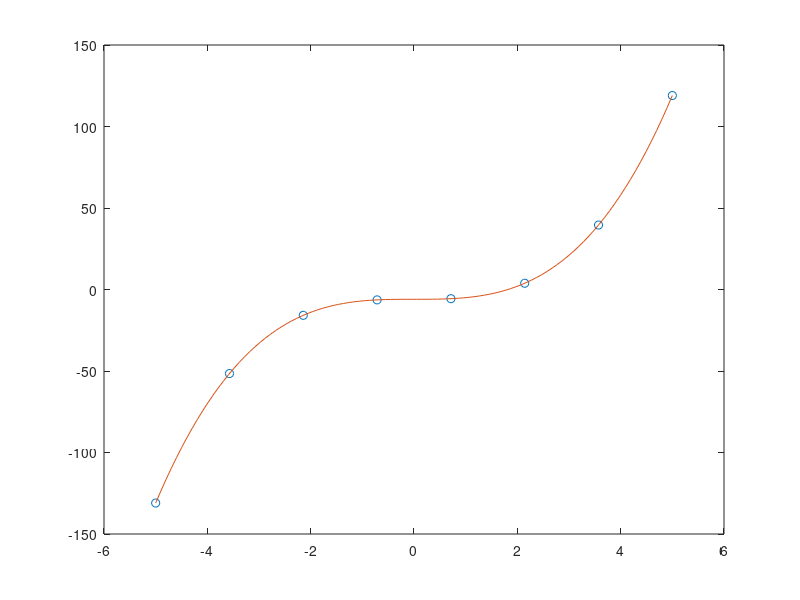
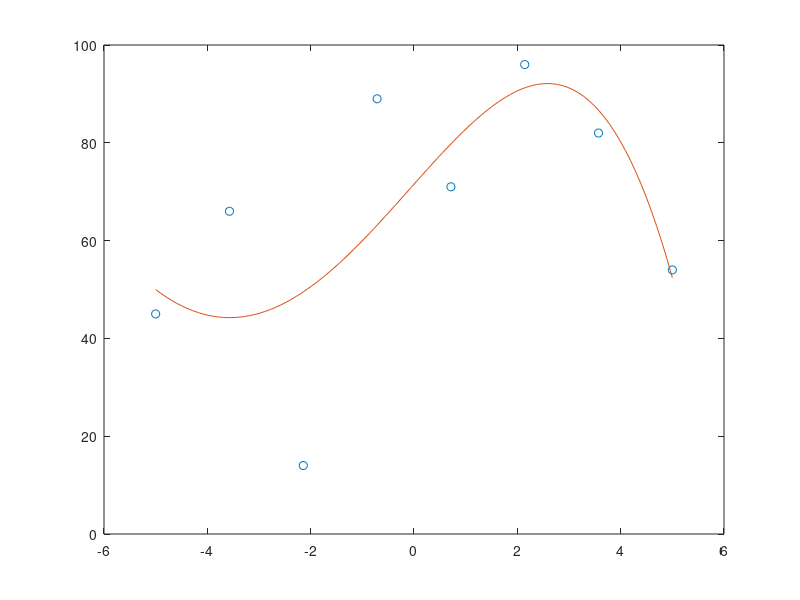

Write the MATLAB code that produced these figures, in order.
x = linspace(-5,5,8);
y = x.^3 - 3.^2 + 3;
p = polyfit(x,y,5);
xf = linspace(-5,5);
yf = polyval(p,xf);
figure
plot(x,y,'o', xf,yf,'-');

pause(3);

x = linspace(-5,5,8);
y = randi(100,[1,8])
p = polyfit(x,y,4);
xf = linspace(-5,5);
yf = polyval(p,xf);
figure
plot(x,y,'o', xf,yf,'-');
